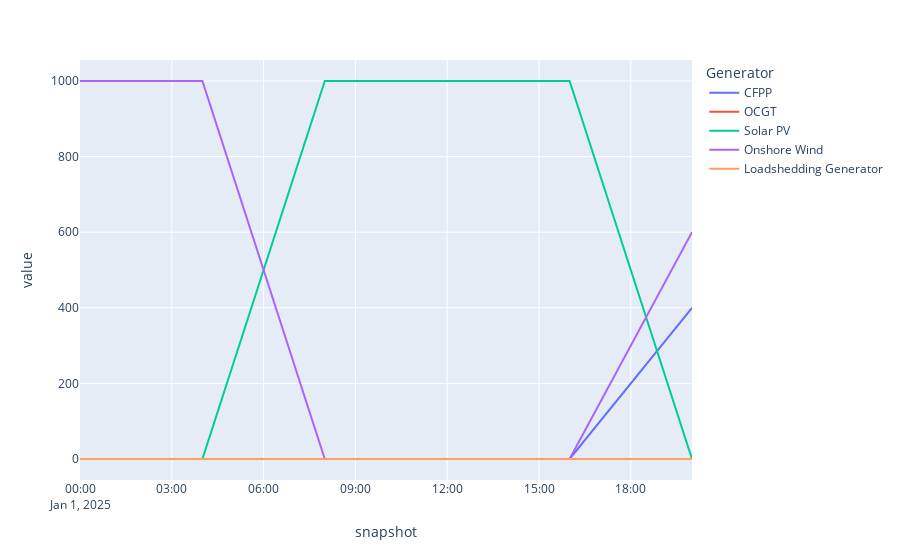

Here is the notebook cell this chart was saved with:
### Code cell
network.generators_t.p.plot()

### Figure 1 — Plotly figure (JSON) as saved in the notebook; plotly's stock layout.template omitted (floating-point values rounded to 4 significant figures)
{"data": [{"hovertemplate": "Generator=CFPP<br>snapshot=%{x}<br>value=%{y}<extra></extra>", "legendgroup": "CFPP", "line": {"color": "#636efa", "dash": "solid"}, "marker": {"symbol": "circle"}, "mode": "lines", "name": "CFPP", "orientation": "v", "showlegend": true, "type": "scatter", "x": ["2025-01-01T00:00:00.000000000", "2025-01-01T04:00:00.000000000", "2025-01-01T08:00:00.000000000", "2025-01-01T12:00:00.000000000", "2025-01-01T16:00:00.000000000", "2025-01-01T20:00:00.000000000"], "xaxis": "x", "y": [-0.0, -0.0, -0.0, -0.0, -0.0, 400.0], "yaxis": "y"}, {"hovertemplate": "Generator=OCGT<br>snapshot=%{x}<br>value=%{y}<extra></extra>", "legendgroup": "OCGT", "line": {"color": "#EF553B", "dash": "solid"}, "marker": {"symbol": "circle"}, "mode": "lines", "name": "OCGT", "orientation": "v", "showlegend": true, "type": "scatter", "x": ["2025-01-01T00:00:00.000000000", "2025-01-01T04:00:00.000000000", "2025-01-01T08:00:00.000000000", "2025-01-01T12:00:00.000000000", "2025-01-01T16:00:00.000000000", "2025-01-01T20:00:00.000000000"], "xaxis": "x", "y": [-0.0, -0.0, -0.0, -0.0, -0.0, -0.0], "yaxis": "y"}, {"hovertemplate": "Generator=Solar PV<br>snapshot=%{x}<br>value=%{y}<extra></extra>", "legendgroup": "Solar PV", "line": {"color": "#00cc96", "dash": "solid"}, "marker": {"symbol": "circle"}, "mode": "lines", "name": "Solar PV", "orientation": "v", "showlegend": true, "type": "scatter", "x": ["2025-01-01T00:00:00.000000000", "2025-01-01T04:00:00.000000000", "2025-01-01T08:00:00.000000000", "2025-01-01T12:00:00.000000000", "2025-01-01T16:00:00.000000000", "2025-01-01T20:00:00.000000000"], "xaxis": "x", "y": [-0.0, -0.0, 1000.0, 1000.0, 1000.0, -0.0], "yaxis": "y"}, {"hovertemplate": "Generator=Onshore Wind<br>snapshot=%{x}<br>value=%{y}<extra></extra>", "legendgroup": "Onshore Wind", "line": {"color": "#ab63fa", "dash": "solid"}, "marker": {"symbol": "circle"}, "mode": "lines", "name": "Onshore Wind", "orientation": "v", "showlegend": true, "type": "scatter", "x": ["2025-01-01T00:00:00.000000000", "2025-01-01T04:00:00.000000000", "2025-01-01T08:00:00.000000000", "2025-01-01T12:00:00.000000000", "2025-01-01T16:00:00.000000000", "2025-01-01T20:00:00.000000000"], "xaxis": "x", "y": [1000.0, 1000.0, -0.0, -0.0, -0.0, 600.0], "yaxis": "y"}, {"hovertemplate": "Generator=Loadshedding Generator<br>snapshot=%{x}<br>value=%{y}<extra></extra>", "legendgroup": "Loadshedding Generator", "line": {"color": "#FFA15A", "dash": "solid"}, "marker": {"symbol": "circle"}, "mode": "lines", "name": "Loadshedding Generator", "orientation": "v", "showlegend": true, "type": "scatter", "x": ["2025-01-01T00:00:00.000000000", "2025-01-01T04:00:00.000000000", "2025-01-01T08:00:00.000000000", "2025-01-01T12:00:00.000000000", "2025-01-01T16:00:00.000000000", "2025-01-01T20:00:00.000000000"], "xaxis": "x", "y": [-0.0, -0.0, -0.0, -0.0, -0.0, -0.0], "yaxis": "y"}], "layout": {"legend": {"title": {"text": "Generator"}, "tracegroupgap": 0}, "margin": {"t": 60}, "xaxis": {"anchor": "y", "domain": [0, 1], "title": {"text": "snapshot"}}, "yaxis": {"anchor": "x", "domain": [0, 1], "title": {"text": "value"}}}}
